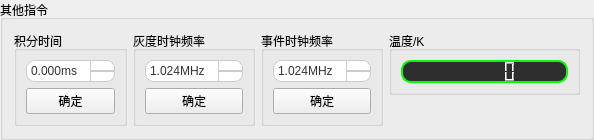
      <widget class="QGroupBox" name="groupBox_5">
       <property name="title">
        <string>其他指令</string>
       </property>
       <layout class="QGridLayout" name="gridLayout_7">
        <item row="0" column="0" rowspan="2">
         <widget class="QGroupBox" name="groupBox_6">
          <property name="title">
           <string>积分时间</string>
          </property>
          <layout class="QGridLayout" name="gridLayout_9">
           <item row="0" column="0">
            <layout class="QVBoxLayout" name="verticalLayout_3">
             <item>
              <widget class="QDoubleSpinBox" name="itgr_dSB">
               <property name="styleSheet">
                <string notr="true">QDoubleSpinBox {
    background-color: qlineargradient(x1: 0, y1: 0, x2: 0, y2: 1, 
                                      stop: 0 #f9f9f9, stop: 1 #e0e0e0);
    border: 1px solid #ccc;
    border-radius: 8px;
    padding: 2px;
    font-size: 12px;
    color: #333;
    selection-background-color: #0078d7;
    selection-color: white;
}

QDoubleSpinBox::up-button {
    subcontrol-origin: border;
    subcontrol-position: top right;
    width: 24px;
    border-left: 1px solid #ccc;
    border-bottom: 1px solid #ccc;
    border-top-right-radius: 8px;
    background-color: qlineargradient(x1: 0, y1: 0, x2: 0, y2: 1, 
                                      stop: 0 #f0f0f0, stop: 1 #d0d0d0);
}

QDoubleSpinBox::down-button {
    subcontrol-origin: border;
    subcontrol-position: bottom right;
    width: 24px;
    border-left: 1px solid #ccc;
    border-top: 1px solid #ccc;
    border-bottom-right-radius: 8px;
    background-color: qlineargradient(x1: 0, y1: 0, x2: 0, y2: 1, 
                                      stop: 0 #f0f0f0, stop: 1 #d0d0d0);
}
        QDoubleSpinBox:hover {
            border: 1px solid #999;
            background-color: qlineargradient(x1: 0, y1: 0, x2: 0, y2: 1, 
                                              stop: 0 #f0f0f0, stop: 1 #d0d0d0);
        }
        QDoubleSpinBox:focus {
            border: 1px solid #0078d7;
            background-color: white;
        }
        QDoubleSpinBox::up-button:hover {
            background-color: qlineargradient(x1: 0, y1: 0, x2: 0, y2: 1, 
                                              stop: 0 #e0e0e0, stop: 1 #c0c0c0);
        }
        QDoubleSpinBox::down-button:hover {
            background-color: qlineargradient(x1: 0, y1: 0, x2: 0, y2: 1, 
                                              stop: 0 #e0e0e0, stop: 1 #c0c0c0);
        }
        QDoubleSpinBox::up-arrow {
            image: url(:/picture/up_arrow.png);
            width: 8px;
            height: 8px;
        }
        QDoubleSpinBox::down-arrow {
            image: url(:/picture/down_arrow.png);
            width: 8px;
            height: 8px;
        }</string>
               </property>
               <property name="suffix">
                <string>ms</string>
               </property>
               <property name="decimals">
                <number>3</number>
               </property>
               <property name="maximum">
                <double>50.000000000000000</double>
               </property>
               <property name="singleStep">
                <double>0.005000000000000</double>
               </property>
              </widget>
             </item>
             <item>
              <widget class="QPushButton" name="itgr_pB">
               <property name="text">
                <string>确定</string>
               </property>
              </widget>
             </item>
            </layout>
           </item>
          </layout>
         </widget>
        </item>
        <item row="0" column="1" rowspan="2">
         <widget class="QGroupBox" name="groupBox_7">
          <property name="title">
           <string>灰度时钟频率</string>
          </property>
          <layout class="QGridLayout" name="gridLayout_10">
           <item row="0" column="0">
            <layout class="QVBoxLayout" name="verticalLayout_4">
             <item>
              <widget class="QDoubleSpinBox" name="clk_dSB">
               <property name="styleSheet">
                <string notr="true">QDoubleSpinBox {
    background-color: qlineargradient(x1: 0, y1: 0, x2: 0, y2: 1, 
                                      stop: 0 #f9f9f9, stop: 1 #e0e0e0);
    border: 1px solid #ccc;
    border-radius: 8px;
    padding: 2px;
    font-size: 12px;
    color: #333;
    selection-background-color: #0078d7;
    selection-color: white;
}

QDoubleSpinBox::up-button {
    subcontrol-origin: border;
    subcontrol-position: top right;
    width: 24px;
    border-left: 1px solid #ccc;
    border-bottom: 1px solid #ccc;
    border-top-right-radius: 8px;
    background-color: qlineargradient(x1: 0, y1: 0, x2: 0, y2: 1, 
                                      stop: 0 #f0f0f0, stop: 1 #d0d0d0);
}

QDoubleSpinBox::down-button {
    subcontrol-origin: border;
    subcontrol-position: bottom right;
    width: 24px;
    border-left: 1px solid #ccc;
    border-top: 1px solid #ccc;
    border-bottom-right-radius: 8px;
    background-color: qlineargradient(x1: 0, y1: 0, x2: 0, y2: 1, 
                                      stop: 0 #f0f0f0, stop: 1 #d0d0d0);
}
        QDoubleSpinBox:hover {
            border: 1px solid #999;
            background-color: qlineargradient(x1: 0, y1: 0, x2: 0, y2: 1, 
                                              stop: 0 #f0f0f0, stop: 1 #d0d0d0);
        }
        QDoubleSpinBox:focus {
            border: 1px solid #0078d7;
            background-color: white;
        }
        QDoubleSpinBox::up-button:hover {
            background-color: qlineargradient(x1: 0, y1: 0, x2: 0, y2: 1, 
                                              stop: 0 #e0e0e0, stop: 1 #c0c0c0);
        }
        QDoubleSpinBox::down-button:hover {
            background-color: qlineargradient(x1: 0, y1: 0, x2: 0, y2: 1, 
                                              stop: 0 #e0e0e0, stop: 1 #c0c0c0);
        }
        QDoubleSpinBox::up-arrow {
            image: url(:/picture/up_arrow.png);
            width: 8px;
            height: 8px;
        }
        QDoubleSpinBox::down-arrow {
            image: url(:/picture/down_arrow.png);
            width: 8px;
            height: 8px;
        }</string>
               </property>
               <property name="suffix">
                <string>MHz</string>
               </property>
               <property name="decimals">
                <number>3</number>
               </property>
               <property name="minimum">
                <double>1.024000000000000</double>
               </property>
               <property name="maximum">
                <double>16.384000000000000</double>
               </property>
               <property name="singleStep">
                <double>1.024000000000000</double>
               </property>
              </widget>
             </item>
             <item>
              <widget class="QPushButton" name="clk_pB">
               <property name="text">
                <string>确定</string>
               </property>
              </widget>
             </item>
            </layout>
           </item>
          </layout>
         </widget>
        </item>
        <item row="0" column="2" rowspan="2">
         <widget class="QGroupBox" name="groupBox_10">
          <property name="title">
           <string>事件时钟频率</string>
          </property>
          <layout class="QGridLayout" name="gridLayout_12">
           <item row="0" column="0">
            <layout class="QVBoxLayout" name="verticalLayout_8">
             <item>
              <widget class="QDoubleSpinBox" name="clk_dSB_2">
               <property name="styleSheet">
                <string notr="true">QDoubleSpinBox {
    background-color: qlineargradient(x1: 0, y1: 0, x2: 0, y2: 1, 
                                      stop: 0 #f9f9f9, stop: 1 #e0e0e0);
    border: 1px solid #ccc;
    border-radius: 8px;
    padding: 2px;
    font-size: 12px;
    color: #333;
    selection-background-color: #0078d7;
    selection-color: white;
}

QDoubleSpinBox::up-button {
    subcontrol-origin: border;
    subcontrol-position: top right;
    width: 24px;
    border-left: 1px solid #ccc;
    border-bottom: 1px solid #ccc;
    border-top-right-radius: 8px;
    background-color: qlineargradient(x1: 0, y1: 0, x2: 0, y2: 1, 
                                      stop: 0 #f0f0f0, stop: 1 #d0d0d0);
}

QDoubleSpinBox::down-button {
    subcontrol-origin: border;
    subcontrol-position: bottom right;
    width: 24px;
    border-left: 1px solid #ccc;
    border-top: 1px solid #ccc;
    border-bottom-right-radius: 8px;
    background-color: qlineargradient(x1: 0, y1: 0, x2: 0, y2: 1, 
                                      stop: 0 #f0f0f0, stop: 1 #d0d0d0);
}
        QDoubleSpinBox:hover {
            border: 1px solid #999;
            background-color: qlineargradient(x1: 0, y1: 0, x2: 0, y2: 1, 
                                              stop: 0 #f0f0f0, stop: 1 #d0d0d0);
        }
        QDoubleSpinBox:focus {
            border: 1px solid #0078d7;
            background-color: white;
        }
        QDoubleSpinBox::up-button:hover {
            background-color: qlineargradient(x1: 0, y1: 0, x2: 0, y2: 1, 
                                              stop: 0 #e0e0e0, stop: 1 #c0c0c0);
        }
        QDoubleSpinBox::down-button:hover {
            background-color: qlineargradient(x1: 0, y1: 0, x2: 0, y2: 1, 
                                              stop: 0 #e0e0e0, stop: 1 #c0c0c0);
        }
        QDoubleSpinBox::up-arrow {
            image: url(:/picture/up_arrow.png);
            width: 8px;
            height: 8px;
        }
        QDoubleSpinBox::down-arrow {
            image: url(:/picture/down_arrow.png);
            width: 8px;
            height: 8px;
        }</string>
               </property>
               <property name="suffix">
                <string>MHz</string>
               </property>
               <property name="decimals">
                <number>3</number>
               </property>
               <property name="minimum">
                <double>1.024000000000000</double>
               </property>
               <property name="maximum">
                <double>16.384000000000000</double>
               </property>
               <property name="singleStep">
                <double>1.024000000000000</double>
               </property>
              </widget>
             </item>
             <item>
              <widget class="QPushButton" name="clk_pB_2">
               <property name="text">
                <string>确定</string>
               </property>
              </widget>
             </item>
            </layout>
           </item>
          </layout>
         </widget>
        </item>
        <item row="0" column="3">
         <widget class="QGroupBox" name="groupBox_9">
          <property name="title">
           <string>温度/K</string>
          </property>
          <layout class="QGridLayout" name="gridLayout_11">
           <item row="0" column="0">
            <widget class="QLCDNumber" name="Temp_lcdNum">
             <property name="styleSheet">
              <string notr="true">QLCDNumber {
    background-color: #2e2e2e; /* 背景色 */
    color: #00FF00;           /* 字体颜色（绿色像LED灯） */
    border: 2px solid #00FF00; /* 边框样式和颜色 */
    border-radius: 10px;      /* 边框圆角 */
    padding: 5px;             /* 内边距 */
}

QLCDNumber:hover {
    background-color: #3e3e3e; /* 鼠标悬停时背景色 */
    border: 2px solid #FFFFFF; /* 鼠标悬停时边框颜色 */
}
</string>
             </property>
             <property name="smallDecimalPoint">
              <bool>false</bool>
             </property>
             <property name="digitCount">
              <number>6</number>
             </property>
             <property name="value" stdset="0">
              <double>0.000000000000000</double>
             </property>
            </widget>
           </item>
          </layout>
         </widget>
        </item>
        <item row="1" column="3">
         <spacer name="horizontalSpacer_8">
          <property name="orientation">
           <enum>Qt::Horizontal</enum>
          </property>
          <property name="sizeHint" stdset="0">
           <size>
            <width>191</width>
            <height>20</height>
           </size>
          </property>
         </spacer>
        </item>
       </layout>
       <zorder>groupBox_9</zorder>
       <zorder>groupBox_6</zorder>
       <zorder>groupBox_7</zorder>
       <zorder>horizontalSpacer_8</zorder>
       <zorder>groupBox_10</zorder>
      </widget>
